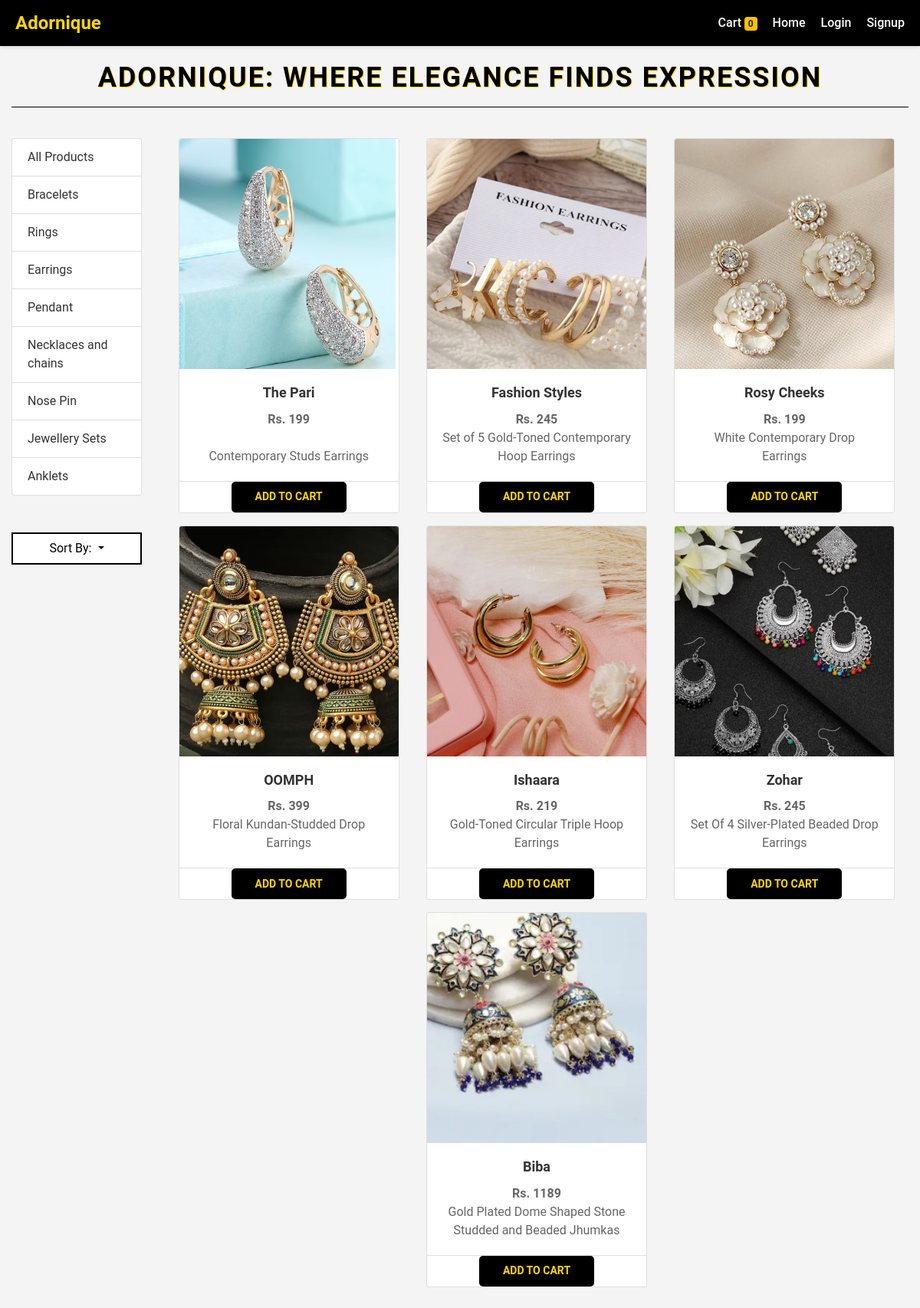
Screenshot of /?category=3 with the database file from the repository.
### store/models/category.py (models this page shows, shortened)
class Category(models.Model):
    name = models.CharField(max_length=50)
    @staticmethod
    def get_all_categories():
        return Category.objects.all()

### store/models/product.py (models this page shows, shortened)
class Product(models.Model):
    name = models.CharField(max_length=50)
    price = models.IntegerField(default=0)
    category = models.ForeignKey(Category, on_delete=models.CASCADE, default=1)
    description = models.CharField(max_length=200, default="", null=True, blank=True)
    image = models.ImageField(upload_to='uploads/products/')

### store/views/home.py (the view, shortened to what this page needs)
# urls.py: path('', Index.as_view(), name='homepage'),
class Index(View):
    def get(self, request):
        cart = request.session.get('cart')
        if not cart:
            request.session['cart'] = {}
        products = None
        categories = Category.get_all_categories()
        categoryID = request.GET.get('category')
        if categoryID:
            request.session['cat']=categoryID
        ATOZ = request.GET.get('ATOZ')
        ZTOA= request.GET.get('ZTOA')
        PriceLH=request.GET.get('PriceLH')
        PriceHL=request.GET.get('PriceHL')
        products = Product.objects.all()
        if categoryID:
            products = products.filter(category=categoryID)
        if ATOZ:
            products = products.order_by('name')
        if ZTOA:
            products = products.order_by('-name')
        if PriceLH:
            products = products.order_by('price')
        if PriceHL:
            products = products.order_by('-price')
        data = {}
        data['products'] = products
        data['categories'] = categories
        return render(request, 'index.html', data)

### store/templatetags/cart.py (called while the page is built)
@register.filter(name='is_in_cart')
def is_in_cart(product,cart):
    keys = cart.keys()
    for id in keys:
        if int(id) == product.id:
            return True
    return False

### store/templates/index.html (shortened to what this page needs)
{% extends 'basic.html' %}
{% block body %}
{% load cart %}
<div class="container-fluid mt-3">
    <div class="tagline">
        <h1 class="tagline-text">Adornique: Where Elegance Finds Expression</h1>
    </div>
    <hr>
    <br>
    <div class="row">
        <div class="col-lg-2 mx-auto">
            <div class="list-group gold-black-theme">
                <a href="/" class="list-group-item" aria-current="true">All Products</a>
                {% for category in categories %}
                    <a href="/?category={{category.id}}" class="list-group-item"
                        aria-current="true">{{category.name}}</a>
                {% endfor %}
            </div>
            <br><br>
            <div class="dropdown list-group" style="background-color: white; border: 2px black solid;">
    <button class="btn dropdown-toggle" type="button" id="dropdownMenuButton" data-toggle="dropdown" aria-haspopup="true" aria-expanded="false" style="background-color: white; color: black;">
        Sort By:
    </button>
</div>
        </div>
        <div id="products" class="col-lg-10 mx-auto">
            <div class="row mx-auto mb-3">
                {% for product in products %}
                    <div class="card mx-auto mb-3" id="{{product.id}}" style="width: 18rem;">
                        <img src="{{ product.image.url }}" class="card-img-top image-size" alt="...">
                        <div class="card-body d-flex flex-column align-items-center" >
                            <h5 class="card-title">{{ product.name }}</h5>
                            <p class="card-text mb-auto"><b>Rs. {{ product.price }}</b></p>
                             <p class="card-text">{{ product.description }}</p>
                        </div>
                        <div class="card-footer p-0">
                            {% if not product|is_in_cart:request.session.cart %}
                                <form action="/#{{product.id}}" method="post" class="btn-block">
                                    <input type="submit" class="cart-button" value="Add To Cart">
                                </form>
                            {% endif %}
                        </div>
                    </div>
                {% endfor %}
            </div>
        </div>
    </div>
</div>
{% endblock %}

### rows the page displays
Category: name "Bracelets"
Category: name "Rings"
Category: name "Earrings"
Category: name "Pendant"
Category: name "Necklaces and chains"
Category: name "Nose Pin"
Category: name "Jewellery Sets"
Category: name "Anklets"
Product: image (picture), name "The Pari", price "199", description "Contemporary Studs Earrings"
Product: image (picture), name "Fashion Styles", price "245", description "Set of 5 Gold-Toned Contemporary Hoop Earrings"
Product: image (picture), name "Rosy Cheeks", price "199", description "White Contemporary Drop Earrings"
Product: image (picture), name "OOMPH", price "399", description "Floral Kundan-Studded Drop Earrings"
Product: image (picture), name "Ishaara", price "219", description "Gold-Toned Circular Triple Hoop Earrings"
Product: image (picture), name "Zohar", price "245", description "Set Of 4 Silver-Plated Beaded Drop Earrings"
Product: image (picture), name "Biba", price "1189", description "Gold Plated Dome Shaped Stone Studded and Beaded Jhumkas"

### other values shown
{{ request.session.cart.keys|length }} "0"
